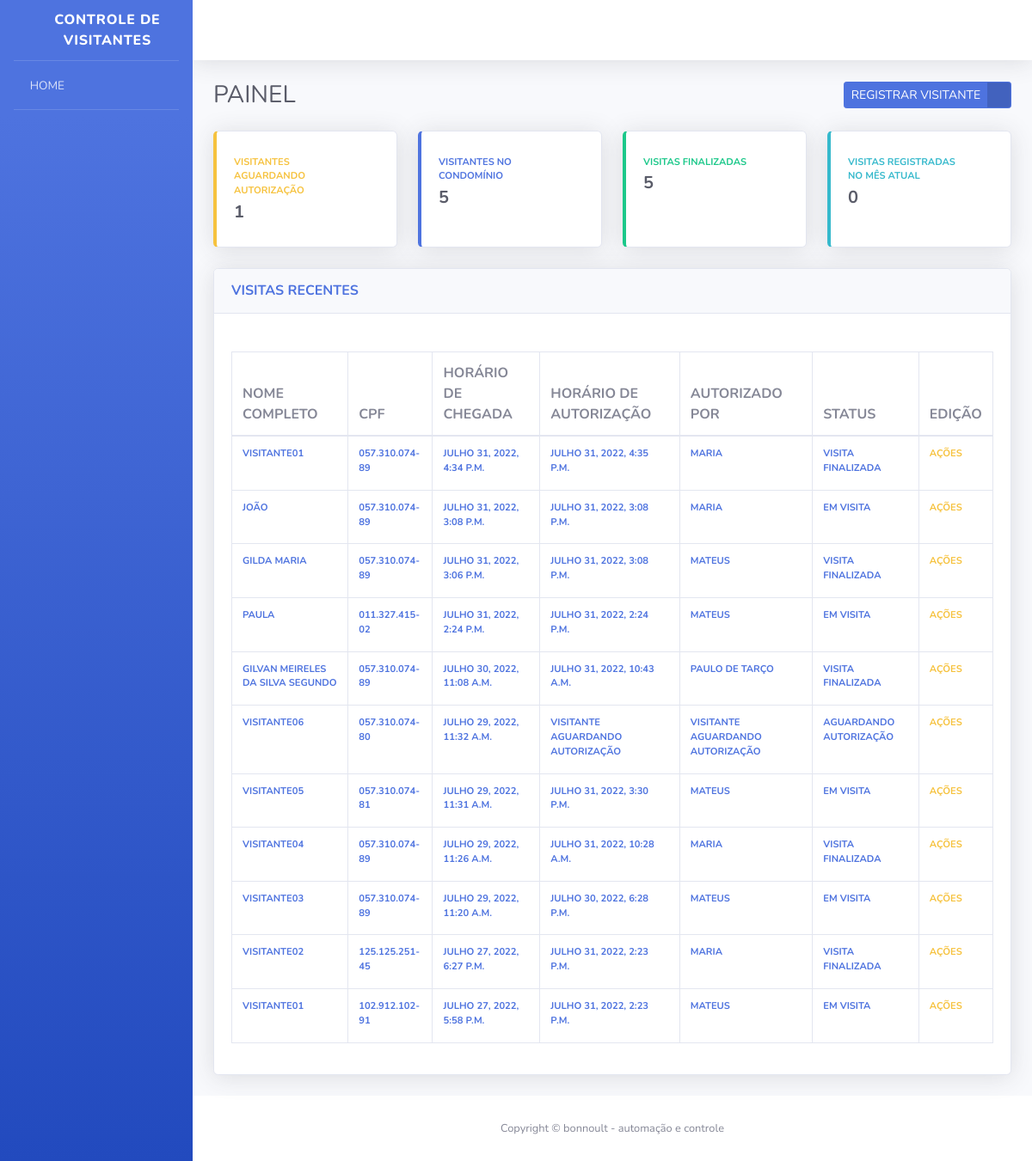
/ (signed in), run on the app's committed database.
### visitantes/models.py (models this page shows, shortened)
class Visitante(models.Model):
    STATUS_VISITANTE = [
        ("AGUARDANDO","Aguardando autorização"),
        ("EM_VISITA", "Em visita"),
        ("FINALIZADO", "Visita finalizada"),
    ]
    status = models.CharField(
        verbose_name="Status",
        max_length=10,
        choices=STATUS_VISITANTE,
        default="AGUARDANDO",
    )
    nome_completo = models.CharField(
        verbose_name="Nome completo",
        max_length=194,
    )
    cpf = models.CharField(
        verbose_name="CPF",
        max_length=11,
    )
    data_nascimento = models.DateField(
        verbose_name="Data de nascimento",
        auto_now_add=False,
        auto_now=False,
    )
    numero_casa = models.PositiveIntegerField(
        verbose_name="Número da casa a ser visitada",
    )
    placa_veiculo = models.CharField(
        verbose_name="Placa do veículo",
        max_length=7,
        blank=True,
        null=True,
    )
    horario_chegada = models.DateTimeField(
        verbose_name="Horário de chegada",
        auto_now_add=True,
    )
    horario_saida = models.DateTimeField(
        verbose_name="Horário de saída",
        auto_now=False,
        blank=True,
        null=True,
    )
    horario_autorizacao = models.DateTimeField(
        verbose_name="Horário de autorização de entrada",
        auto_now=False,
        blank=True,
        null=True,
    )
    morador_responsavel = models.CharField(
        verbose_name="Responsável pela autorização",
        max_length=194,
        blank=True,
    )
    registrado_por = models.ForeignKey(
        "porteiros.Porteiro",
        verbose_name="Porteiro responsável pelo registro",
        on_delete=models.PROTECT
    )
    def get_horario_autorizacao(self):
        if self.horario_autorizacao:
            return self.horario_autorizacao
        return "Visitante aguardando autorização"
    def get_morador_responsavel(self):
        if self.morador_responsavel:
            return self.morador_responsavel
        return "Visitante aguardando autorização"
    def get_cpf(self):
        if self.cpf:
            cpf = str(self.cpf)
            cpf_parte_um = cpf[0:3]
            cpf_parte_dois = cpf[3:6]
            cpf_parte_tres = cpf[6:9]
            cpf_parte_quatro = cpf[9:]
            cpf_formatado = f"{cpf_parte_um}.{cpf_parte_dois}.{cpf_parte_tres}-{cpf_parte_quatro}"
            return cpf_formatado
    class Meta:
        verbose_name = "Visitante"
        verbose_name_plural = "Visitantes"
        db_table = "visitante"

### dashboard/views.py (the view)
# urls.py: path("", index, name="index"),
@login_required
def index(request):
    todos_visitantes = Visitante.objects.order_by(
        "-horario_chegada"
    )
    visitantes_aguardando = todos_visitantes.filter(
        status="AGUARDANDO"
    )
    visitantes_em_visita = todos_visitantes.filter(
        status="EM_VISITA"
    )
    visitantes_finalizado = todos_visitantes.filter(
        status="FINALIZADO"
    )
    hora_atual = timezone.now()
    mes_atual = hora_atual.month
    visitantes_mes = todos_visitantes.filter(
        horario_chegada__month=mes_atual
    )
    context = {
        "nome_pagina": "PAINEL",
        "todos_visitantes": todos_visitantes,
        "visitantes_aguardando": visitantes_aguardando.count(),
        "visitantes_em_visita": visitantes_em_visita.count(),
        "visitantes_finalizado": visitantes_finalizado.count(),
        "visitantes_mes": visitantes_mes.count(),
    }
    return render(request, "index.html", context)

### templates/index.html (shortened to what this page needs)
{% extends "base.html" %}
{% block conteudo %}
<div class="container-fluid">
                        <div class="d-sm-flex align-items-center justify-content-between mb-4">
                            <h1 class="h3 mb-0 text-gray-800">{{nome_pagina}}</h1>
                            <a href="{% url 'registrar_visitante' %}" class="btn btn-primary btn-icon-split btn-sm">
                                <span class="text">REGISTRAR VISITANTE</span>
                                <span class="icon text-white-50">
                                    <i class="fas fa-user-plus"></i>
                                </span>
                            </a>
                        </div>
                        <div class="row">
                            <div class="col-xl-3 col-md-6 mb-4">
                                <div class="card border-left-warning shadow h-100 py-2">
                                    <div class="card-body">
                                        <div class="row no-gutters align-items-center">
                                            <div class="col mr-2">
                                                <div class="text-xs font-weight-bold text-warning text-uppercase mb-1">VISITANTES AGUARDANDO AUTORIZAÇÃO</div>
                                                <div class="h5 mb-0 font-weight-bold text-gray-800">{{ visitantes_aguardando }}</div>
                                            </div>
                                            <div class="col-auto">
                                                <i class="fas fa-user-lock fa-2x text-gray-300"></i>
                                            </div>
                                        </div>
                                    </div>
                                </div>
                            </div>
                            <div class="col-xl-3 col-md-6 mb-4">
                                <div class="card border-left-primary shadow h-100 py-2">
                                    <div class="card-body">
                                        <div class="row no-gutters align-items-center">
                                            <div class="col mr-2">
                                                <div class="text-xs font-weight-bold text-primary text-uppercase mb-1">VISITANTES NO CONDOMÍNIO</div>
                                                <div class="h5 mb-0 font-weight-bold text-gray-800">{{ visitantes_em_visita }}</div>
                                            </div>
                                            <div class="col-auto">
                                                <i class="fas fa-user-clock fa-2x text-gray-300"></i>
                                            </div>
                                        </div>
                                    </div>
                                </div>
                            </div>
                            <div class="col-xl-3 col-md-6 mb-4">
                                <div class="card border-left-success shadow h-100 py-2">
                                    <div class="card-body">
                                        <div class="row no-gutters align-items-center">
                                            <div class="col mr-2">
                                                <div class="text-xs font-weight-bold text-success text-uppercase mb-1">VISITAS FINALIZADAS</div>
                                                <div class="h5 mb-0 font-weight-bold text-gray-800">{{ visitantes_finalizado }}</div>
                                            </div>
                                            <div class="col-auto">
                                                <i class="fas fa-user-check fa-2x text-gray-300"></i>
                                            </div>
                                        </div>
                                    </div>
                                </div>
                            </div>
                            <div class="col-xl-3 col-md-6 mb-4">
                                <div class="card border-left-info shadow h-100 py-2">
                                    <div class="card-body">
                                        <div class="row no-gutters align-items-center">
                                            <div class="col mr-2">
                                                <div class="text-xs font-weight-bold text-info text-uppercase mb-1">VISITAS REGISTRADAS NO MÊS ATUAL</div>
                                                <div class="h5 mb-0 font-weight-bold text-gray-800">{{ visitantes_mes }}</div>
                                            </div>
                                            <div class="col-auto">
                                                <i class="fas fa-users fa-2x text-gray-300"></i>
                                            </div>
                                        </div>
                                    </div>
                                </div>
                            </div>
                        </div>
                        <div class="card shadow mb-4">
                            <div class="card-header py-3 d-sm-flex align-items-center justify-content-between mb-4">
                                <h6 class="m-0 font-weight-bold text-primary">VISITAS RECENTES</h6>
                            </div>
                            <div class="card-body">
                                <div class="table-responsive">
                                    <table class="table table-bordered">
                                        <thead>
                                            <th>NOME COMPLETO</th>
                                            <th>CPF</th>
                                            <th>HORÁRIO DE CHEGADA</th>
                                            <th>HORÁRIO DE AUTORIZAÇÃO</th>
                                            <th>AUTORIZADO POR</th>
                                            <th>STATUS</th>
                                            <th>EDIÇÃO</th>
                                        </thead>
                                        <tbody>
                                            {% for visitante in todos_visitantes %}
                                            <tr>
                                                <td><div class="text-xs font-weight-bold text-primary text-uppercase mb-1">{{visitante.nome_completo}}</div></td>
                                                <td><div class="text-xs font-weight-bold text-primary text-uppercase mb-1">{{visitante.get_cpf}}</div></td>
                                                <td><div class="text-xs font-weight-bold text-primary text-uppercase mb-1">{{visitante.horario_chegada}}</div></td>
                                                <td><div class="text-xs font-weight-bold text-primary text-uppercase mb-1">{{visitante.get_horario_autorizacao}}</div></td>
                                                <td><div class="text-xs font-weight-bold text-primary text-uppercase mb-1">{{visitante.get_morador_responsavel}}</div></td>
                                                <td><div class="text-xs font-weight-bold text-primary text-uppercase mb-1">{{visitante.get_status_display}}</div></td>
                                                <td>
                                                    <a href="{% url 'informacoes_visitante' id=visitante.id %}">
                                                        <div class="text-xs font-weight-bold text-warning text-uppercase mb-1">Ações</div>
                                                    </a>
                                                </td>
                                            </tr>
                                            {% endfor %}
                                        </tbody>
                                    </table>
                                </div>
                            </div>
                        </div>
                    </div>
{% endblock conteudo %}

### templates/base.html (shortened to what this page needs)
<!DOCTYPE html>
{% load static %}
<html lang="pt-br">
    <head>
        <link href="{% static 'css/sb-admin-2.min.css' %}" rel="stylesheet">
        <link href="{% static 'vendor/fontawesome-free/css/all.min.css' %}" rel="stylesheet" type="text/css">
    </head>
    <body id="page-top">
        <div id="wrapper">
            <ul class="navbar-nav bg-gradient-primary sidebar sidebar-dark accordion" id="accordionSidebar">
                <a class="sidebar-brand d-flex align-items-center justify-content-center" href="#">
                    <div class="sidebar-brand-icon rotate-n-15">
                        <i class="fas fa-user-shield"></i>
                    </div>
                    <div class="sidebar-brand-text">CONTROLE DE VISITANTES</div>
                </a>
                <hr class="sidebar-divider my-0">
                <li class="nav-item">
                    <a class="nav-link" href="{% url 'index' %}">
                         <i class="fas fa-home"></i>
                        <span>HOME</span>
                    </a>
                </li>
                <hr class="sidebar-divider">
            </ul>
            <div id="content-wrapper" class="d-flex flex-column">
                <div id="content">
                    <nav class="navbar navbar-expand navbar-light bg-white topbar mb-4 static-top shadow">
                        <ul class="navbar-nav ml-auto">
                            <li class="nav-item dropdown no-arrow">
                                <a class="nav-link dropdown-toggle" href="#" id="userDropdown" role="button" data-toggle="dropdown" aria-haspopup="true" aria-expanded="false">
                                    <span class="mr-2 d-none d-lg-inline text-gray-800 small">
                                        <i class="fas fa-cog"></i>
                                    </span>
                                </a>
                            </li>
                        </ul>
                    </nav>
                    {% block conteudo %} {% endblock conteudo %}
                    <footer class="sticky-footer bg-white">
                        <div class="container my-auto">
                            <div class="copyright text-center my-auto">
                                <span>Copyright © bonnoult - automação e controle </span>
                            </div>
                        </div>
                    </footer>
                </div>
            </div>
        </div>
    </body>
</html>

### data on the page
Visitante: nome_completo "VISITANTE01", get_cpf "057.310.074-89", horario_chegada "JULHO 31, 2022, 4:34 P.M.", get_horario_autorizacao "JULHO 31, 2022, 4:35 P.M.", get_morador_responsavel "MARIA", status "VISITA FINALIZADA"
Visitante: nome_completo "JOÃO", get_cpf "057.310.074-89", horario_chegada "JULHO 31, 2022, 3:08 P.M.", get_horario_autorizacao "JULHO 31, 2022, 3:08 P.M.", get_morador_responsavel "MARIA", status "EM VISITA"
Visitante: nome_completo "GILDA MARIA", get_cpf "057.310.074-89", horario_chegada "JULHO 31, 2022, 3:06 P.M.", get_horario_autorizacao "JULHO 31, 2022, 3:08 P.M.", get_morador_responsavel "MATEUS", status "VISITA FINALIZADA"
Visitante: nome_completo "PAULA", get_cpf "011.327.415-02", horario_chegada "JULHO 31, 2022, 2:24 P.M.", get_horario_autorizacao "JULHO 31, 2022, 2:24 P.M.", get_morador_responsavel "MATEUS", status "EM VISITA"
Visitante: nome_completo "GILVAN MEIRELES DA SILVA SEGUNDO", get_cpf "057.310.074-89", horario_chegada "JULHO 30, 2022, 11:08 A.M.", get_horario_autorizacao "JULHO 31, 2022, 10:43 A.M.", get_morador_responsavel "PAULO DE TARÇO", status "VISITA FINALIZADA"
Visitante: nome_completo "VISITANTE06", get_cpf "057.310.074-80", horario_chegada "JULHO 29, 2022, 11:32 A.M.", get_horario_autorizacao "VISITANTE AGUARDANDO AUTORIZAÇÃO", get_morador_responsavel "VISITANTE AGUARDANDO AUTORIZAÇÃO", status "AGUARDANDO AUTORIZAÇÃO"
Visitante: nome_completo "VISITANTE05", get_cpf "057.310.074-81", horario_chegada "JULHO 29, 2022, 11:31 A.M.", get_horario_autorizacao "JULHO 31, 2022, 3:30 P.M.", get_morador_responsavel "MATEUS", status "EM VISITA"
Visitante: nome_completo "VISITANTE04", get_cpf "057.310.074-89", horario_chegada "JULHO 29, 2022, 11:26 A.M.", get_horario_autorizacao "JULHO 31, 2022, 10:28 A.M.", get_morador_responsavel "MARIA", status "VISITA FINALIZADA"
Visitante: nome_completo "VISITANTE03", get_cpf "057.310.074-89", horario_chegada "JULHO 29, 2022, 11:20 A.M.", get_horario_autorizacao "JULHO 30, 2022, 6:28 P.M.", get_morador_responsavel "MATEUS", status "EM VISITA"
Visitante: nome_completo "VISITANTE02", get_cpf "125.125.251-45", horario_chegada "JULHO 27, 2022, 6:27 P.M.", get_horario_autorizacao "JULHO 31, 2022, 2:23 P.M.", get_morador_responsavel "MARIA", status "VISITA FINALIZADA"
Visitante: nome_completo "VISITANTE01", get_cpf "102.912.102-91", horario_chegada "JULHO 27, 2022, 5:58 P.M.", get_horario_autorizacao "JULHO 31, 2022, 2:23 P.M.", get_morador_responsavel "MATEUS", status "EM VISITA"

### other printed values
{{ nome_pagina }} "PAINEL"
{{ visitantes_aguardando }} "1"
{{ visitantes_em_visita }} "5"
{{ visitantes_finalizado }} "5"
{{ visitantes_mes }} "0"
